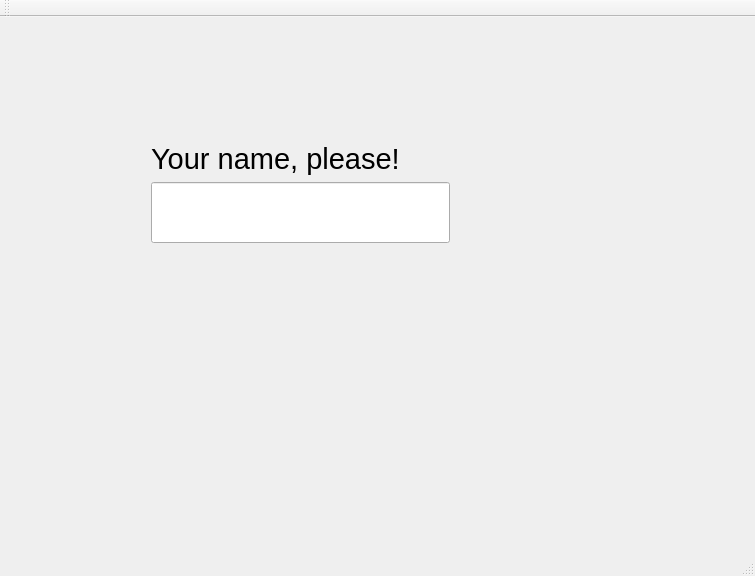
<?xml version="1.0" encoding="UTF-8"?>
<ui version="4.0">
 <class>MainWindow</class>
 <widget class="QMainWindow" name="MainWindow">
  <property name="geometry">
   <rect>
    <x>0</x>
    <y>0</y>
    <width>755</width>
    <height>576</height>
   </rect>
  </property>
  <property name="windowTitle">
   <string>MainWindow</string>
  </property>
  <widget class="QWidget" name="centralWidget">
   <widget class="QStackedWidget" name="stackedWidget">
    <property name="geometry">
     <rect>
      <x>50</x>
      <y>20</y>
      <width>581</width>
      <height>441</height>
     </rect>
    </property>
    <widget class="QWidget" name="page">
     <widget class="QWidget" name="verticalLayoutWidget">
      <property name="geometry">
       <rect>
        <x>90</x>
        <y>60</y>
        <width>321</width>
        <height>191</height>
       </rect>
      </property>
      <layout class="QVBoxLayout" name="verticalLayout">
       <item>
        <spacer name="verticalSpacer_2">
         <property name="orientation">
          <enum>Qt::Vertical</enum>
         </property>
         <property name="sizeHint" stdset="0">
          <size>
           <width>20</width>
           <height>40</height>
          </size>
         </property>
        </spacer>
       </item>
       <item>
        <widget class="QLabel" name="label">
         <property name="font">
          <font>
           <pointsize>22</pointsize>
          </font>
         </property>
         <property name="text">
          <string>Your name, please!</string>
         </property>
        </widget>
       </item>
       <item>
        <widget class="QLineEdit" name="txtName">
         <property name="font">
          <font>
           <pointsize>35</pointsize>
          </font>
         </property>
        </widget>
       </item>
       <item>
        <spacer name="verticalSpacer">
         <property name="orientation">
          <enum>Qt::Vertical</enum>
         </property>
         <property name="sizeHint" stdset="0">
          <size>
           <width>20</width>
           <height>40</height>
          </size>
         </property>
        </spacer>
       </item>
      </layout>
     </widget>
    </widget>
    <widget class="QWidget" name="page_2">
     <widget class="QLabel" name="label_2">
      <property name="geometry">
       <rect>
        <x>210</x>
        <y>220</y>
        <width>87</width>
        <height>26</height>
       </rect>
      </property>
      <property name="text">
       <string>TextLabel</string>
      </property>
     </widget>
    </widget>
   </widget>
  </widget>
  <widget class="QMenuBar" name="menuBar">
   <property name="geometry">
    <rect>
     <x>0</x>
     <y>0</y>
     <width>755</width>
     <height>40</height>
    </rect>
   </property>
  </widget>
  <widget class="QToolBar" name="mainToolBar">
   <attribute name="toolBarArea">
    <enum>TopToolBarArea</enum>
   </attribute>
   <attribute name="toolBarBreak">
    <bool>false</bool>
   </attribute>
  </widget>
  <widget class="QStatusBar" name="statusBar"/>
 </widget>
 <layoutdefault spacing="6" margin="11"/>
 <resources/>
 <connections/>
</ui>
